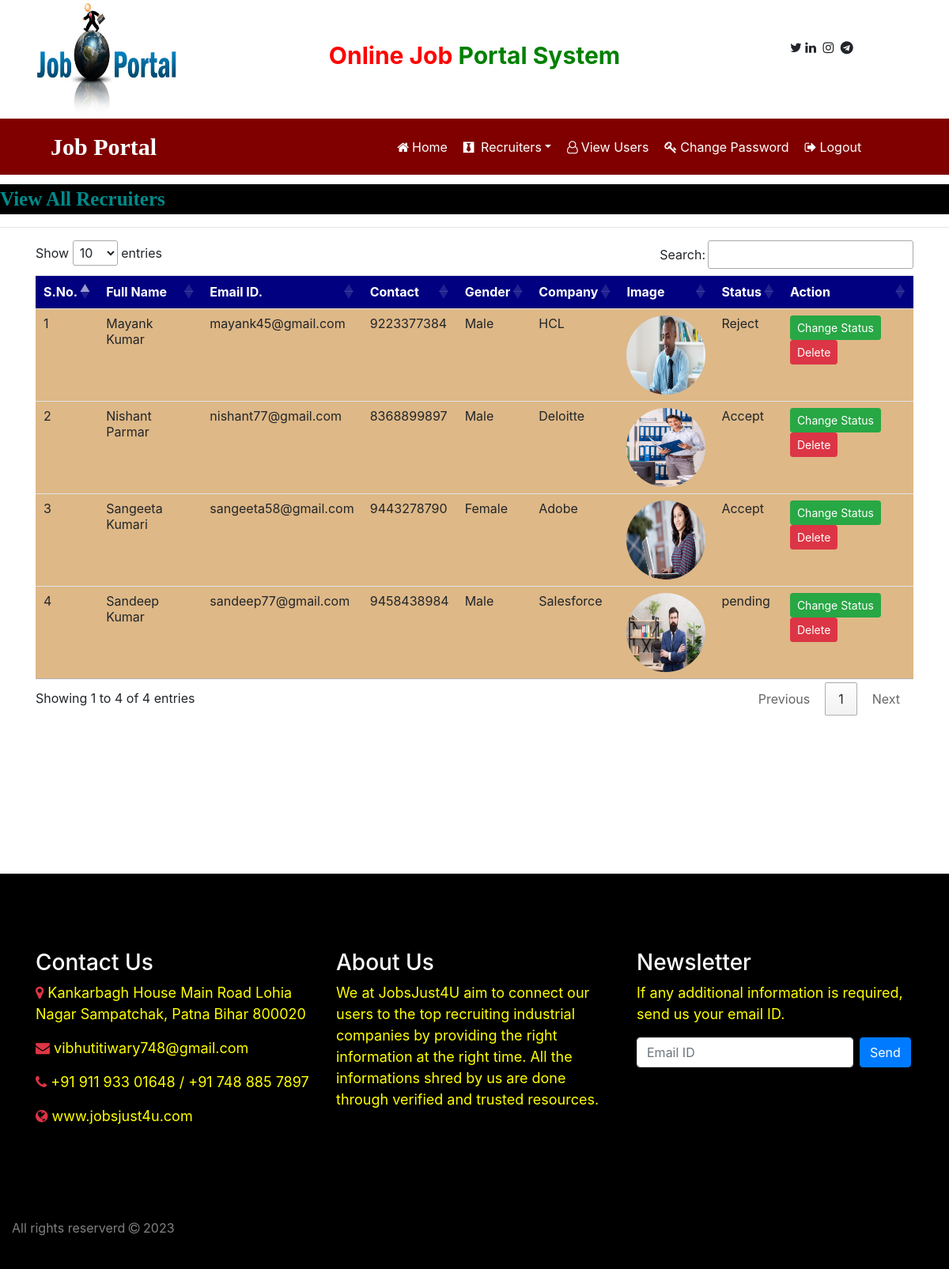
Page /recruiter_all (signed in) on the committed database.
### job/models.py (models this page shows, shortened)
class Recruiter(models.Model):
    user=models.ForeignKey(User, on_delete=models.CASCADE)
    mobile=models.CharField(max_length=15, null=True)
    image=models.FileField(null=True)
    gender=models.CharField(max_length=15, null=True)
    company=models.CharField(max_length=100,null=True)
    type=models.CharField(max_length=15, null=True)
    status=models.CharField(max_length=20, null=True)

### job/views.py (the view)
# urls.py: path('recruiter_all', recruiter_all, name="recruiter_all"),
def recruiter_all(request):
    if not request.user.is_authenticated:
        return redirect('admin_login')
    data=Recruiter.objects.all()
    d={'data':data}
    return render(request, 'recruiter_all.html',d)

### job/templates/recruiter_all.html (shortened to what this page needs)
{% load static %}
{% block body %}
{% include 'admin_navigation.html' %}
<marquee
    style="font-family: 'Monotype Corsiva'; font-size: 25px; color: darkcyan; background-color: black; font-weight: bold; margin-top: 1%">
    View All Recruiters
</marquee>
<hr>
<div class="container">
    <table class="table table-hover" id="example" class="display" style="width:100%">
        <thead>
            <tr style="background-color: #000080; color: white;">
                <th>S.No.</th>
                <th>Full Name</th>
                <th>Email ID.</th>
                <th>Contact</th>
                <th>Gender</th>
                <th>Company</th>
                <th>Image</th>
                <th>Status</th>
                <th>Action</th>
            </tr>
        </thead>
        <tbody>
            {% for i in data %}
            <tr style="background-color: #DEB887;">
                <td>{{forloop.counter}}</td>
                <td>{{i.user.first_name}} {{i.user.last_name}}</td>
                <td>{{i.user.username}}</td>
                <td>{{i.mobile}}</td>
                <td>{{i.gender}}</td>
                <td>{{i.company}}</td>
                <td><img src="{{i.image.url}}" style="width: 100px; height: 100px; border-radius: 50%;"></td>
                <td>{{i.status}}</td>
                <td><a href="{% url 'change_status' i.id %}" class="btn btn-success btn-sm">Change Status</a>
                    <a href="{% url 'delete_recruiter' i.user.id %}" class="btn btn-danger btn-sm">Delete</a>
                </td>
            </tr>
            {% endfor %}
        </tbody>
    </table>
</div>
<link rel="stylesheet" type="text/css" href="https://cdn.datatables.net/1.10.25/css/jquery.dataTables.min.css">
{% include 'footer.html' %}
{% endblock %}

### job/templates/admin_navigation.html (shortened to what this page needs)
<html>
<head>
    {% load static%}
    <link rel="stylesheet" href="https://maxcdn.bootstrapcdn.com/bootstrap/4.5.2/css/bootstrap.min.css">
    <link rel="stylesheet" href="https://cdnjs.cloudflare.com/ajax/libs/font-awesome/4.7.0/css/font-awesome.min.css">
</head>
<body>
    <div class="container">
        <div class="row">
            <div class="col-sm-3">
                <img src="{% static 'images/job1.png'%}" style="width: 180px; height: 150px">
            </div>
            <div class="col-sm-6 mt-5 text-center">
                <span style="font-weight : bold; font-size: 30px">
                    <span style="color: red">Online Job</span>
                    <span style="color: green">Portal System</span>
                </span>
            </div>
            <div class="col-sm-3 mt-5" style="padding-left: 10%">
                <span><i class="fa fa-twitter" pl-1></i></span>
                <span><i class="fa fa-linkedin" pl-1></i></span>
                <span><i class="fa fa-instagram pl-1"></i></span>
                <span><i class="fa fa-telegram pl-1"></i></span>
            </div>
        </div>
    </div>
    <nav class="navbar navbar-expand-sm" style="background-color: maroon">
        <a class="navbar-brand text-white pl-5 font-weight-bold"
            style="font-family: 'Monotype Corsiva'; font-size: 30px;">Job Portal</a>
        <ul class="navbar-nav">
            <li class="nav-item">
                <a class="nav-link" href="{% url 'admin_home' %}" style="margin-left: 280px"><i
                        class="fa fa-home mr-1 mr-1"></i>Home</a>
            </li>
            <li class="nav-item dropdown">
                <a class="nav-link dropdown-toggle" href="#" data-toggle="dropdown"><i class="fa fa-black-tie mr-1"></i> Recruiters</a>
            </li>
            <li class="nav-item">
                <a class="nav-link" href="{% url 'view_users' %}"><i class="fa fa-user-o mr-1"></i>View Users</a>
            </li>
            <li class="nav-item">
                <a class="nav-link" href="{% url 'change_passwordadmin' %}"><i class="fa fa-key mr-1"></i>Change Password</a>
            </li>
            <li class="nav-item">
                <a class="nav-link" href="{% url 'Logout' %}"><i class="fa fa-sign-out mr-1"></i>Logout</a>
            </li>
        </ul>
    </nav>
</body>
</html>

### job/templates/footer.html (shortened to what this page needs)
{% load static %}
<div style="background-color: black; width: 100%; height: 500px; padding-top: 80px; margin-top: 200px;">
    <div class="container">
        <div class="row">
            <div class="col-md-4 mt-3">
                <h3 class="text-white">Contact Us</h3>
                <p style="color: yellow; font-size: 18px"><i class="fa fa-map-marker text-danger"></i> Kankarbagh House Main Road Lohia Nagar Sampatchak, Patna Bihar 800020</p>
                <p style="color: yellow; font-size: 18px"><i class="fa fa-envelope text-danger"></i> vibhutitiwary748@gmail.com </p>
                <p style="color: yellow; font-size: 18px"><i class="fa fa-phone text-danger"></i> +91 911 933 01648 / +91 748 885 7897</p>
                <p style="color: yellow; font-size: 18px"><i class="fa fa-globe text-danger"></i> www.jobsjust4u.com</p>
            </div>
            <div class="col-md-4 mt-3">
                <h3 class="text-white">About Us</h3>
                <p style="color: yellow; font-size: 18px">We at JobsJust4U aim to connect our users to the top recruiting industrial companies by providing the right information at the right time. All the informations shred by us are done through verified and trusted resources.</p>
            </div>
            <div class="col-md-4 mt-3">
                <h3 class="text-white">Newsletter</h3>
                <p style="color: yellow; font-size: 18px">If any additional information is required, send us your email ID.</p>
                <form method="post" class="form-inline">
                        <input type="email" name="emailid" placeholder="Email ID" required class="form-control mr-2">
                    <input type="submit" value="Send" onclick="sendEmail()" class="btn btn-primary">
                </form>
            </div>
        </div>
        <div class="row" style="align-items: center; ;margin-top:100px; color: grey;">
            <div class="row">
                <p>All rights reserverd <i class="fa fa-copyright" aria-hidden="true"></i> 2023</p>
            </div>
        </div>
    </div>
</div>

### job/templates/admin_navigation.html (style rules this page uses)
.nav-link { color: white !important; margin-right: 4px; }

### rows in the picture
Recruiter: user.first_name "Mayank", user.last_name "Kumar", user.username "mayank45@gmail.com", mobile "9223377384", gender "Male", company "HCL", image (picture), status "Reject"
Recruiter: user.first_name "Nishant", user.last_name "Parmar", user.username "nishant77@gmail.com", mobile "8368899897", gender "Male", company "Deloitte", image (picture), status "Accept"
Recruiter: user.first_name "Sangeeta", user.last_name "Kumari", user.username "sangeeta58@gmail.com", mobile "9443278790", gender "Female", company "Adobe", image (picture), status "Accept"
Recruiter: user.first_name "Sandeep", user.last_name "Kumar", user.username "sandeep77@gmail.com", mobile "9458438984", gender "Male", company "Salesforce", image (picture), status "pending"
